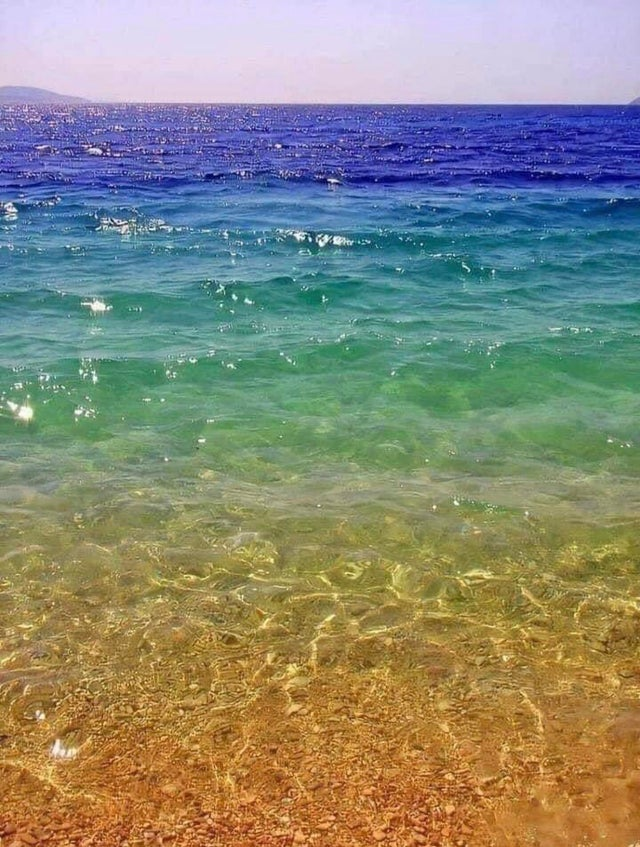
#> input picture assignments/colors-histos-features/rainbow-sea.jpg, 640 x 847 px
$ python histogram.py
#> lines starting #> are read from the running program, lines starting #| are printed output that depends on the picture; after the words box and inside, x2 and y2 are one past the last pixel; in counts of white or black regions, pixels touching at a corner belong together
import matplotlib.pyplot as plt

from skimage import data
from skimage import io
from skimage.color import rgb2hsv
from skimage.color import hsv2rgb

# img = io.imread('air-balloon.jpg')
rgb_img = io.imread('rainbow-sea.jpg')
#> rgb_img is the input picture: shape (847, 640, 3); mean R, G, B 136, 137.5, 120.5
hsv_img = rgb2hsv(rgb_img)
#> hsv_img: shape (847, 640, 3) float64; mean of channels 0, 1, 2 0.361, 0.482, 0.664
hue_img = hsv_img[:, :, 0]
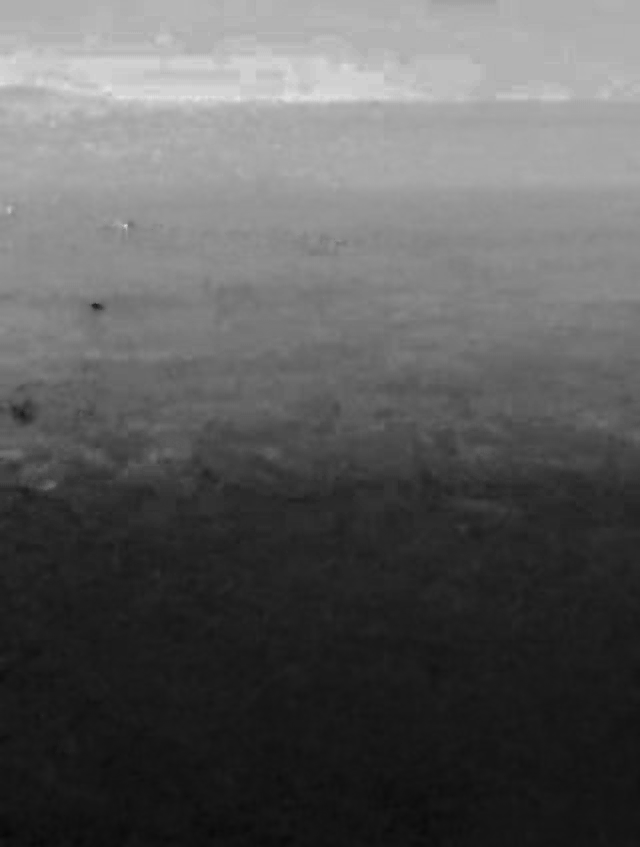
#> hue_img: shape (847, 640) float64; min 0.0267, max 0.9, mean 0.361
sat_img = hsv_img[:, :, 1]
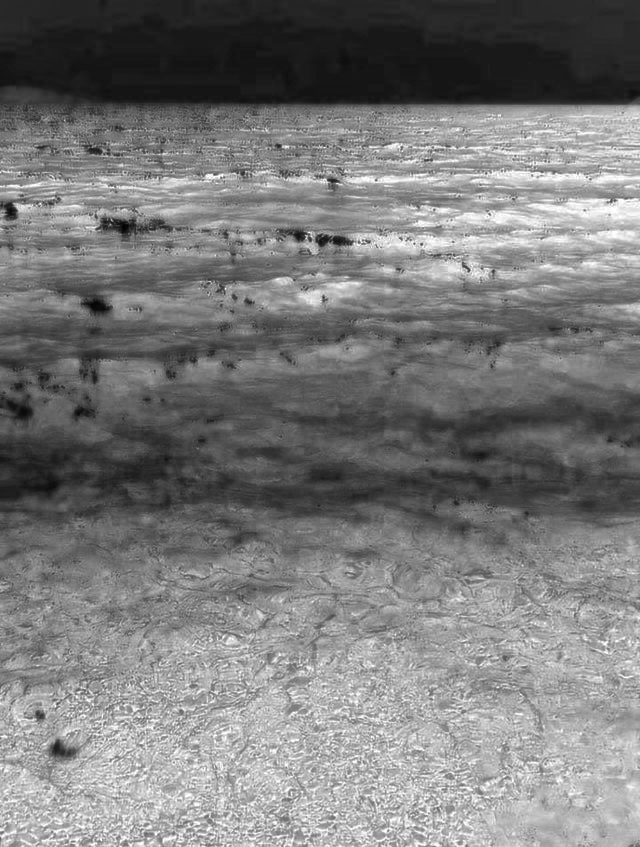
#> sat_img: shape (847, 640) float64; min 0.00885, max 1, mean 0.482
# val_img = hsv_img[:, :, 2]

fig, (axo, axa) = plt.subplots(ncols=2, figsize=(8, 2))

axo.hist(hue_img.ravel(), bins=256)
axo.set_title('original')

# blue only
blue = (hue_img > 0.6) & (hue_img < 0.8)
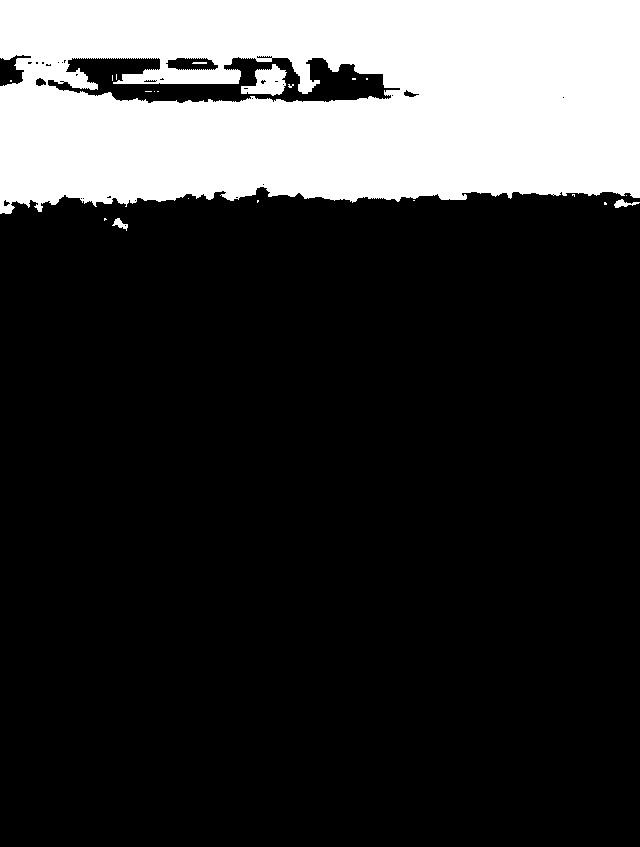
#> blue: shape (847, 640) bool; 21.7% white; 21 white regions (16 under 20 px), largest, box (x1, y1, x2, y2) and area: (0, 0, 640, 214) 116422, (241, 64, 287, 96) 841, (614, 199, 640, 208) 106, (112, 218, 128, 231) 90, (192, 62, 207, 64) 29
sat_img[~blue] = 0
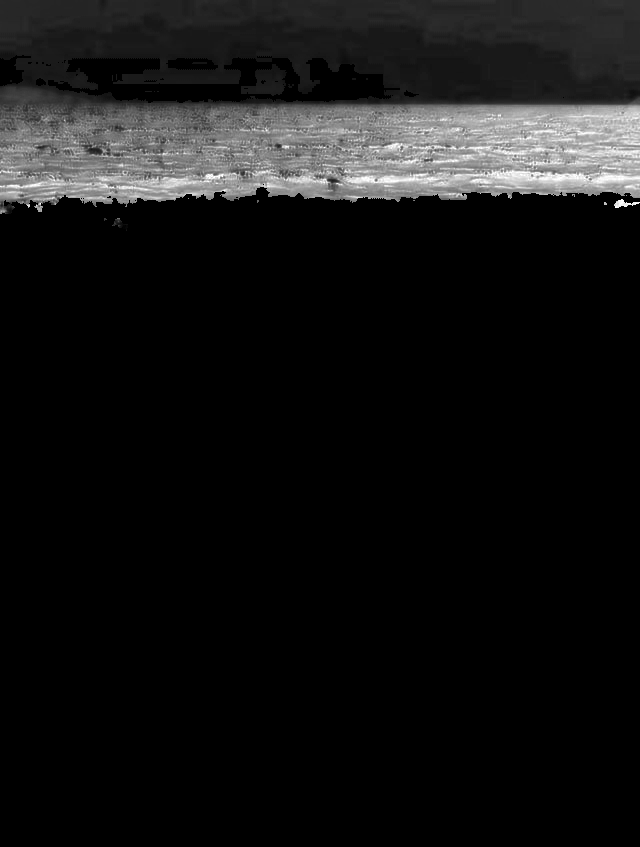
#> sat_img: shape (847, 640) float64; min 0, max 1, mean 0.0772

# alter image
rgb_img = hsv2rgb(hsv_img)
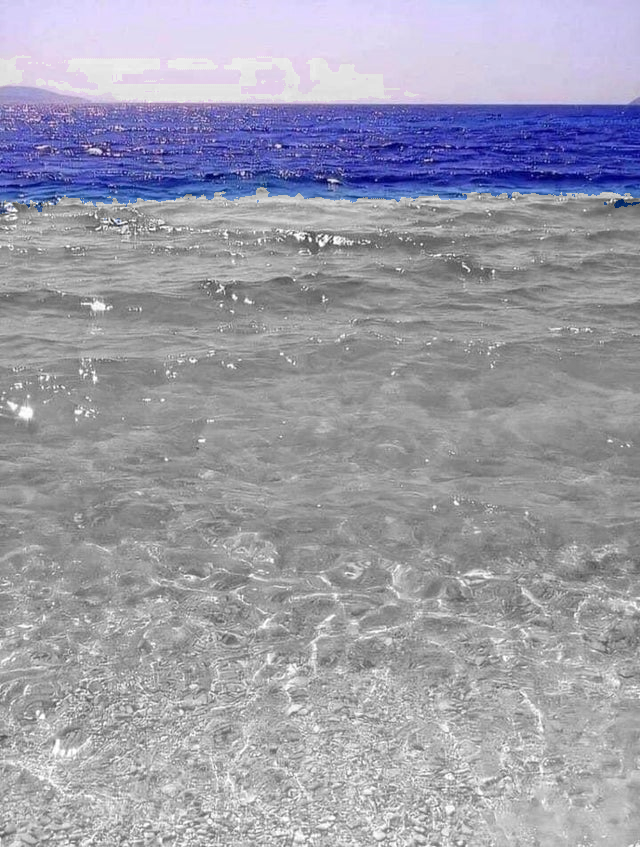
#> rgb_img: shape (847, 640, 3) float64; mean R, G, B 0.615, 0.615, 0.664
#> hsv_img: shape (847, 640, 3) float64; mean of channels 0, 1, 2 0.361, 0.0772, 0.664
hsv_img = rgb2hsv(rgb_img)
#> hsv_img: shape (847, 640, 3) float64; mean of channels 0, 1, 2 0.149, 0.0772, 0.664
hue_img = hsv_img[:, :, 0]
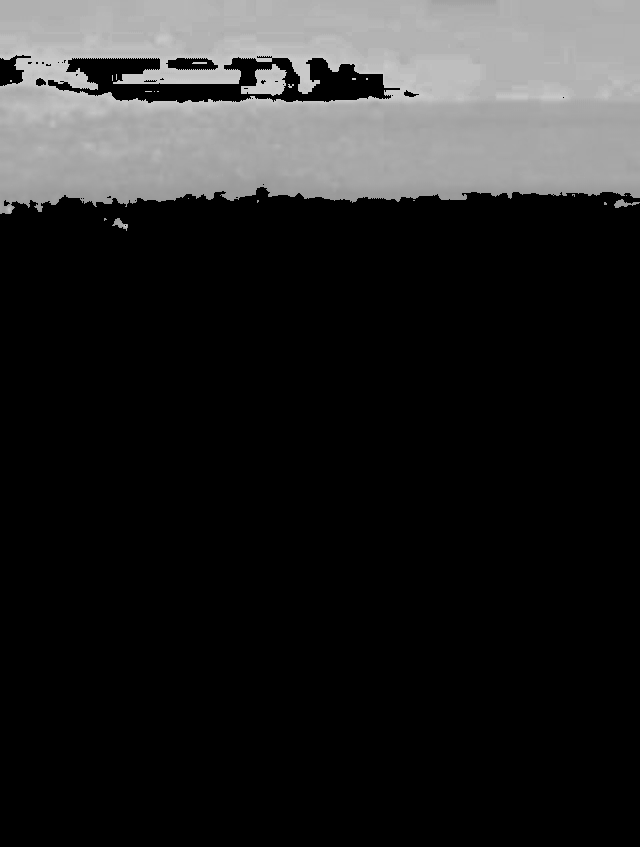
#> hue_img: shape (847, 640) float64; min 0, max 0.8, mean 0.149

axa.hist(hue_img.ravel(), bins=256)
axa.set_title('altered')

fig.supxlabel('hue')
fig.supylabel('count')
fig.tight_layout()
plt.show()
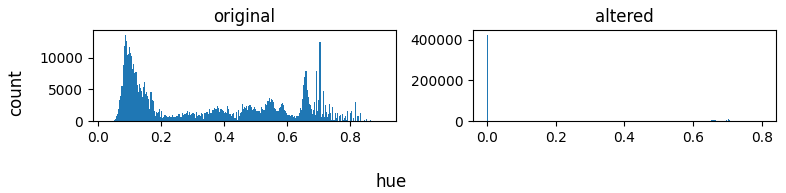
#> figure drawn by matplotlib, 2 panels; panel 1: tallest bar 13620 high, from x = 0.0847 to 0.0881; panel 2: tallest bar 424511 high, from x = -2.17e-19 to 0.00313
